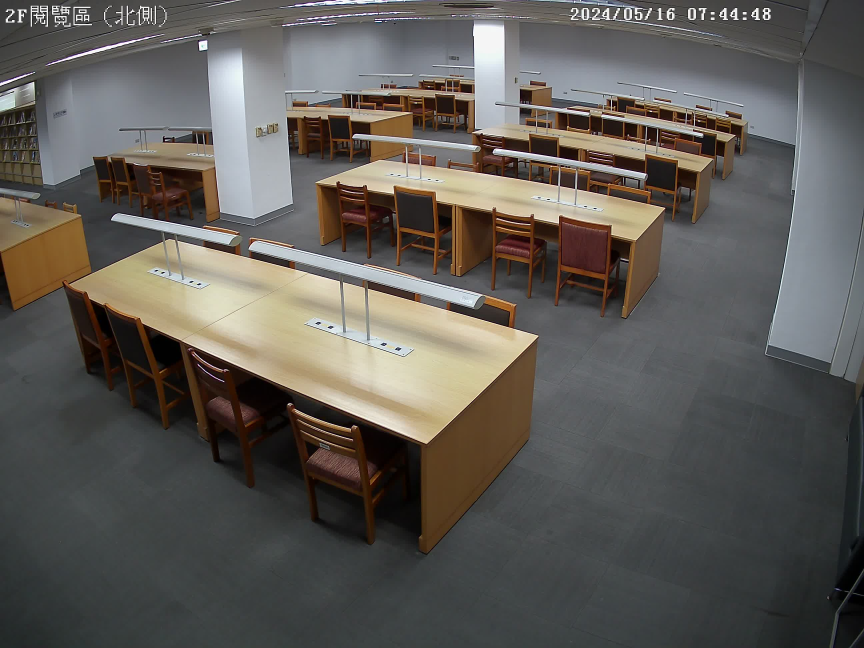
#> input picture assignment7/image1.jpg, 2592 x 1944 px (shown at 1/3 size)
$ python hw7.py
#> lines starting #> are read from the running program, lines starting #| are printed output that depends on the picture; after the words box and inside, x2 and y2 are one past the last pixel; in counts of white or black regions, pixels touching at a corner belong together
import cv2
import numpy as np

# read images
image1 = cv2.imread('image1.jpg')
#> image1 is the input picture: shape (1944, 2592, 3); mean B, G, R 86.4, 91.2, 94.5
image2 = cv2.imread('image2.jpg')
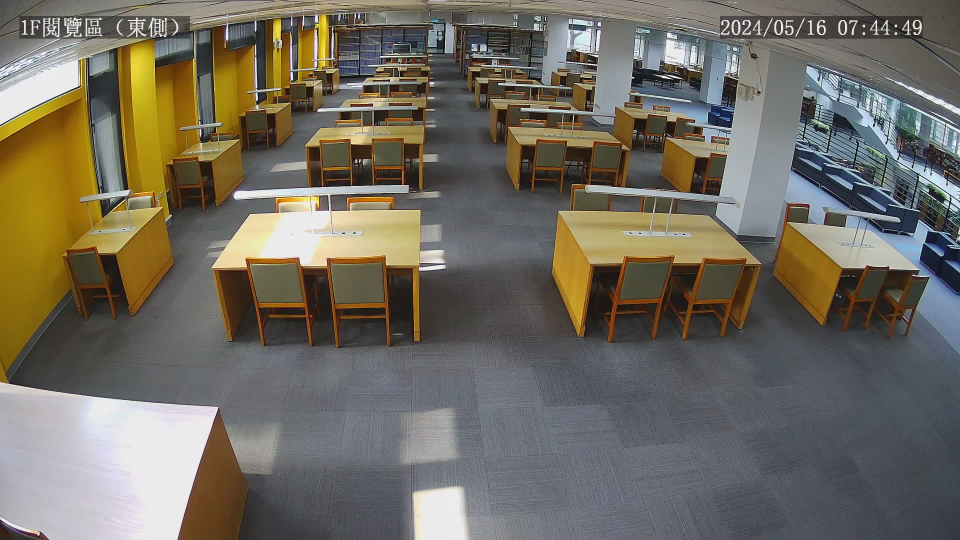
#> input picture assignment7/image2.jpg, 2880 x 1620 px (shown at 1/3 size)
#> image2 is the input picture: shape (1620, 2880, 3); mean B, G, R 96.4, 107.8, 112.8

# resize images
image1 = cv2.resize(image1, (640, 480))
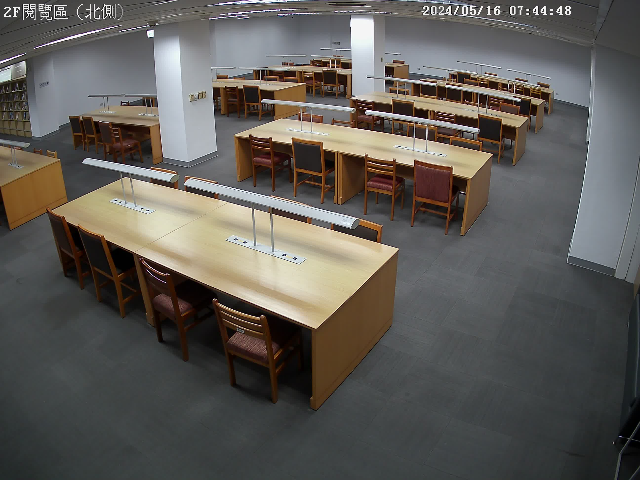
#> image1: shape (480, 640, 3); mean B, G, R 86.4, 91.2, 94.5
image2 = cv2.resize(image2, (640, 480))
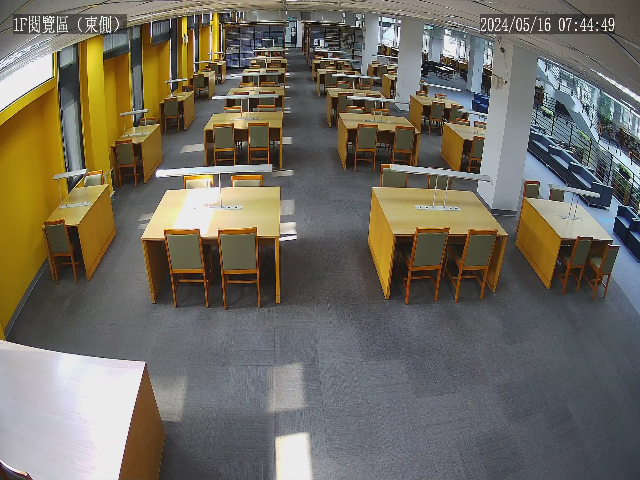
#> image2: shape (480, 640, 3); mean B, G, R 96.3, 107.7, 112.7

# put images into a vector
images = [image1, image2]

def process_image(image):
    # change color space from BGR to HSV
    hsv = cv2.cvtColor(image, cv2.COLOR_BGR2HSV)

    # define the range of color
    lower_color = np.array([0, 25, 110])
    upper_color = np.array([25, 130, 255])
    mask = cv2.inRange(hsv, lower_color, upper_color)

    # Use Otsu's method to automatically select the threshold
    _, binary = cv2.threshold(mask, 0, 255, cv2.THRESH_BINARY + cv2.THRESH_OTSU)

     # compute the edge density
    edge_density = np.sum(binary) / (binary.shape[0] * binary.shape[1] * 255)

    # choose the kernel size for edge density
    if edge_density > 0.1:
        kernel_size = 3
    else:
        kernel_size = 7

    # morphological operation
    kernel = np.ones((kernel_size, kernel_size), np.uint8)
    closed = cv2.morphologyEx(binary, cv2.MORPH_CLOSE, kernel)

    # find contours
    contours, _ = cv2.findContours(closed, cv2.RETR_EXTERNAL, cv2.CHAIN_APPROX_SIMPLE)

    for contour in contours:
        # select the contour with a certain area
        if cv2.contourArea(contour) > 300:
            # draw bounding box
            x, y, w, h = cv2.boundingRect(contour)
            cv2.rectangle(image, (x, y), (x + w, y + h), (0, 255, 0), 1)

            # find convex hull
            hull = cv2.convexHull(contour)

            # draw convex hull
            for point in hull:
                cv2.circle(image, tuple(point[0]), 2, (255, 0, 0), -1)

    return image

# process images and show the results
for i, img in enumerate(images):
    result = process_image(img)
    cv2.imshow(f'Result {i+1}', result)
#> this loop made 2 passes
#> (lower_color in process_image, upper_color in process_image, edge_density in process_image, kernel_size in process_image, kernel in process_image) on pass 1: ([0, 25, 110], [25, 130, 255], 0.108, 3, [[1, 1, 1], [1, 1, 1], [1, 1, 1]])
#> (lower_color in process_image, upper_color in process_image, edge_density in process_image, kernel_size in process_image) on pass 2: ([0, 25, 110], [25, 130, 255], 0.0647, 7)
#> pass 1, in process_image, `mask = cv2.inRange(hsv, lower_color, upper_color)`:
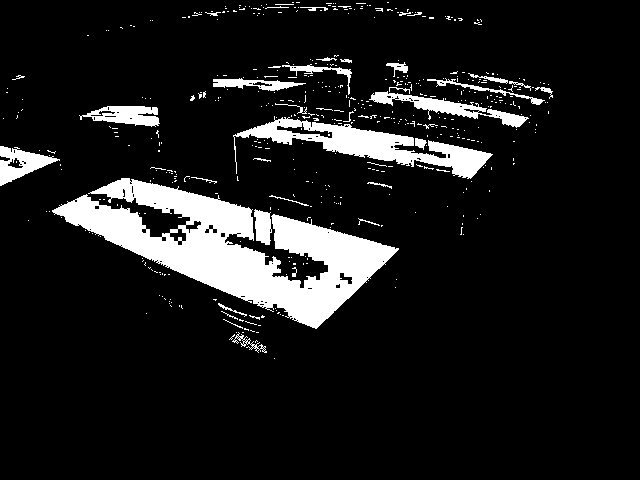
#> mask: shape (480, 640); 10.8% white; 495 white regions (457 under 20 px), largest, box (x1, y1, x2, y2) and area: (52, 178, 399, 329) 19769, (233, 116, 493, 179) 5043, (369, 91, 529, 128) 1519
#> pass 1, in process_image, `closed = cv2.morphologyEx(binary, cv2.MORPH_CLOSE, kernel)`:
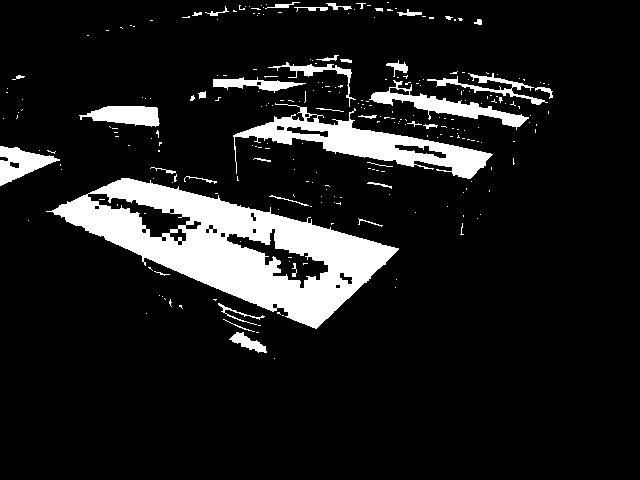
#> closed: shape (480, 640); 11.4% white; 266 white regions (226 under 20 px), largest, box (x1, y1, x2, y2) and area: (46, 178, 399, 329) 20622, (233, 103, 493, 179) 5675, (369, 80, 529, 130) 1829
#> pass 1, `result = process_image(img)`:
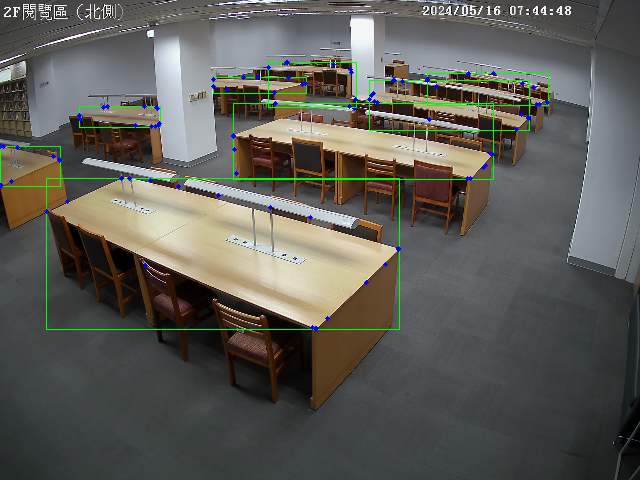
#> result: shape (480, 640, 3); mean B, G, R 86.2, 92.5, 93.1

cv2.waitKey(0)
cv2.destroyAllWindows()
